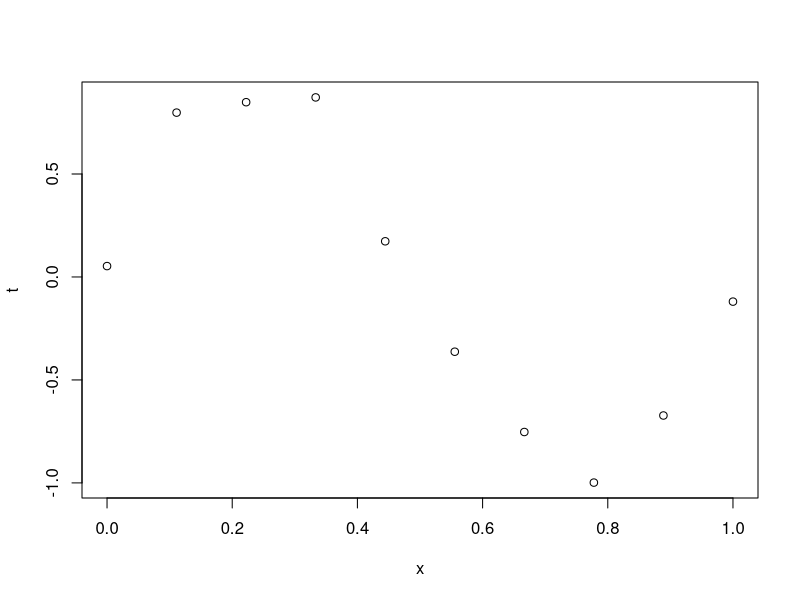
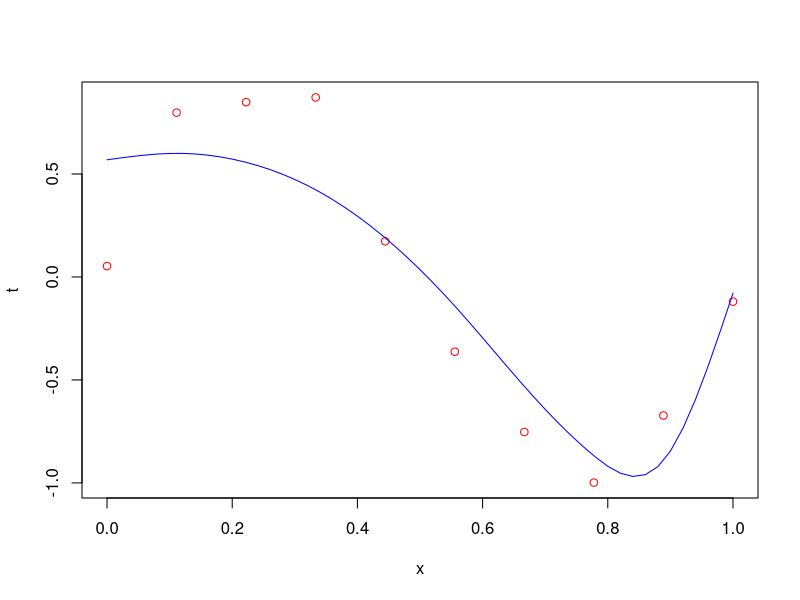
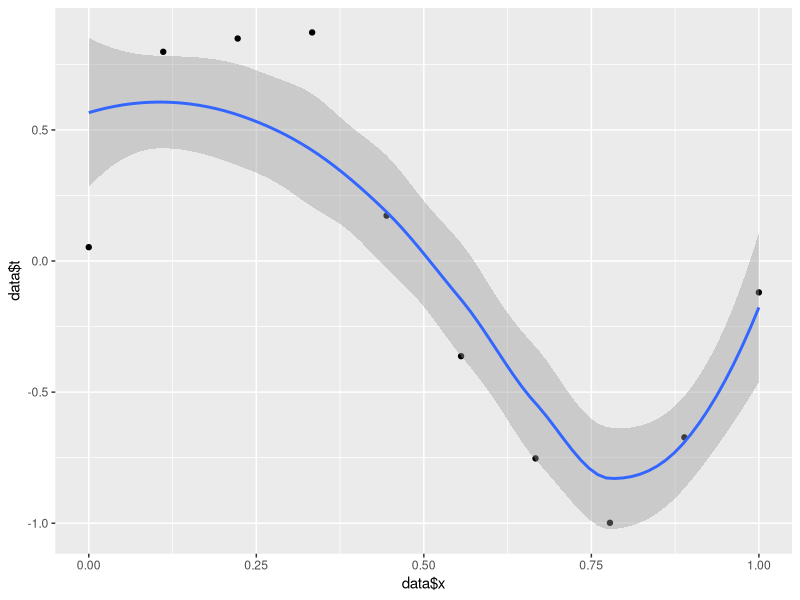

The R script that drew these images, in order:
## ---- chunk 1
curve_data <- read.csv('curve_data.txt', sep = " ")
plot(curve_data)
## ---- chunk 2
phix <- function(x, M, basis) {
  # Initialize vector to return
  u <- rep(0, M+1)
  # \mus for Gauss
  mus <- rep(0, M+1)
  interval <- 1 / M

  if (basis == 'poly') {
    # evaluate x at each value of p, e.g. x^0, x^1, ..., x^M
    for (p in 0:M) u[p+1] <- x^p
  } else if (basis == 'Gauss') {
    # Populate \mus with M intervals in [0,1]
    for (n in 1:M) mus[n+1] = mus[n] + interval
    # Generate Gaussian Kernels
    for (p in 0:M) u[p+1] <- exp((-(x - mus[p+1])^2)/0.1)
  }

  u
}
# Test: round(phix(0.3,4,'poly'), digits = 4) == c(1, 0.3, 0.09, 0.027, 0.0081)
## ---- chunk 3
library(MASS)

constructPhi <- function(features, M, basis_type) {
  phi <- matrix(nrow = length(features), ncol = M + 1)
    # Construct a phi matrix that is phix for each value of phix(x, M, 'Gauss') and append to phi matrix
  for (i in 1:(length(features))) {
    phi[i,] = phix(features[i], M, basis_type)
  }
  phi
}

# Part 3: post.params
post.params <- function(training_data, M, basis_type, delta, q) {
  # regularization coefficient
  # training_data = curve_data
  # q = (1/0.1)^2
  # delta = 2.0
  # basis_type = 'Gauss'
  lambda = delta / q

  # Note: this requires the training data to have an x column
  xs = training_data$x
  # M = 9
  phi <- constructPhi(xs, M, basis_type)
  t = training_data$t
  
  # Slide 10 of Bayessian_regression.pdf
  w_Bayes = ginv(lambda * diag(M+1) + t(phi) %*% phi) %*% t(phi) %*% training_data$t

  D = delta * diag(M + 1)
  Q = D + q * (t(phi) %*% phi)

  # FIXME: RETURN Q?
  list(w_Bayes, Q)
}

M = 9
delta = 2.0
q = (1/0.1)^2

params <- post.params(curve_data, M, 'poly', delta, q)
w_Bayes <- params[[1]]
Q <- params[[2]]
phi <- constructPhi(curve_data$x, M, 'poly')
result <- phi %*% w_Bayes

# Part 4: Plot
plot(curve_data, col = 'red')
# Don't know how to smooth this out :(
library(splines)
lines(predict(splines::interpSpline(curve_data$x, result)), col = 'blue')
## ---- chunk 4
library(ggplot2)
data <- read.table("curve_data.txt")

phix <- function(x, M, option) {
  phi <- rep(0,M)
  if (option == "poly") {
    for (i in 1:(M)) {
      phi[i] <- x**i
    }
  }
  if (option == "Gauss") {
    for (i in 0:(M-1)) { 
      phi[i] <- exp(-((x-i/(M))**2)/0.1)
    }
    
  }
  phi
}
# Test: round(phix(0.3,4,'poly'), digits = 5) == c(0.3000, 0.0900, 0.0270, 0.0081)

post.params <- function(data, M, option, delta, q) {
  # Q = D + qPhiTPhi
  # wbayes = Q-1(qPhiTt + Dmu)
  
  phi = phix(data$x[1],M, option)
  for (i in 2:length(data$x)) {
    phi_ <- phix(data$x[i], M, option)
    phi = rbind(phi, phi_)  
  }
  phi = cbind(rep(1,10),phi)
  phi
  Q = diag(delta,M+1) + q*t(phi)%*%phi
  #lambda = delta/q
  w = solve(Q)%*%(q*t(phi)%*%data$t) 
  #w = solve(diag((2.0)/((1/0.1)**2),M+1)+t(phi)%*%phi)%*%t(phi)%*%data$t
  t <- phi%*%w
  return(list(Q,w,t))
}

answer <- post.params(data, 9, "poly", 2.0, (1/0.1)**2)

that <- answer[[3]]

p <- ggplot(cbind(data,that), aes(x=data$x, y=data$t)) + geom_point()
p + stat_smooth(method = "loess", formula = that ~ x, size = 1)
